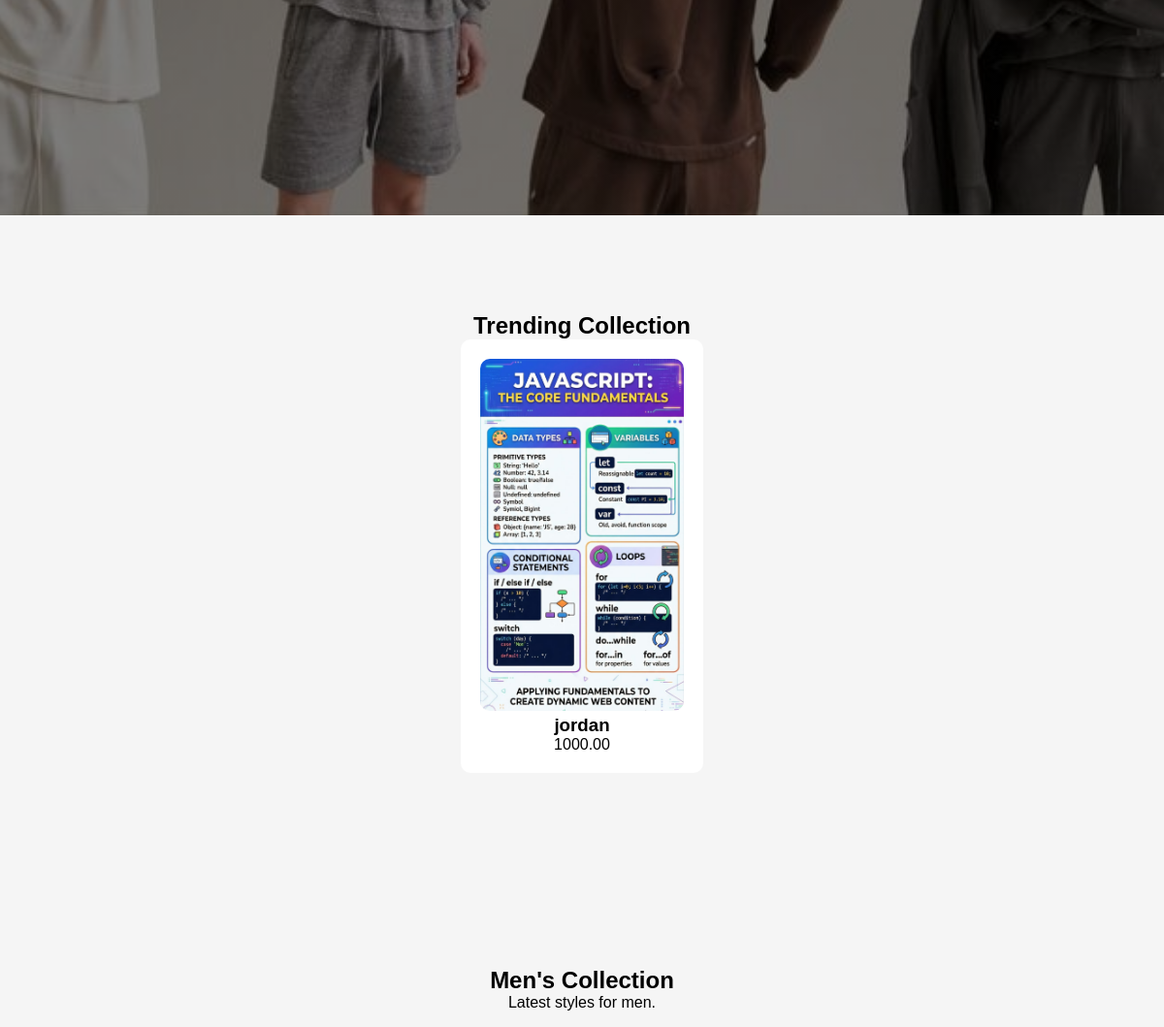
The app's page / (middle part), older data.
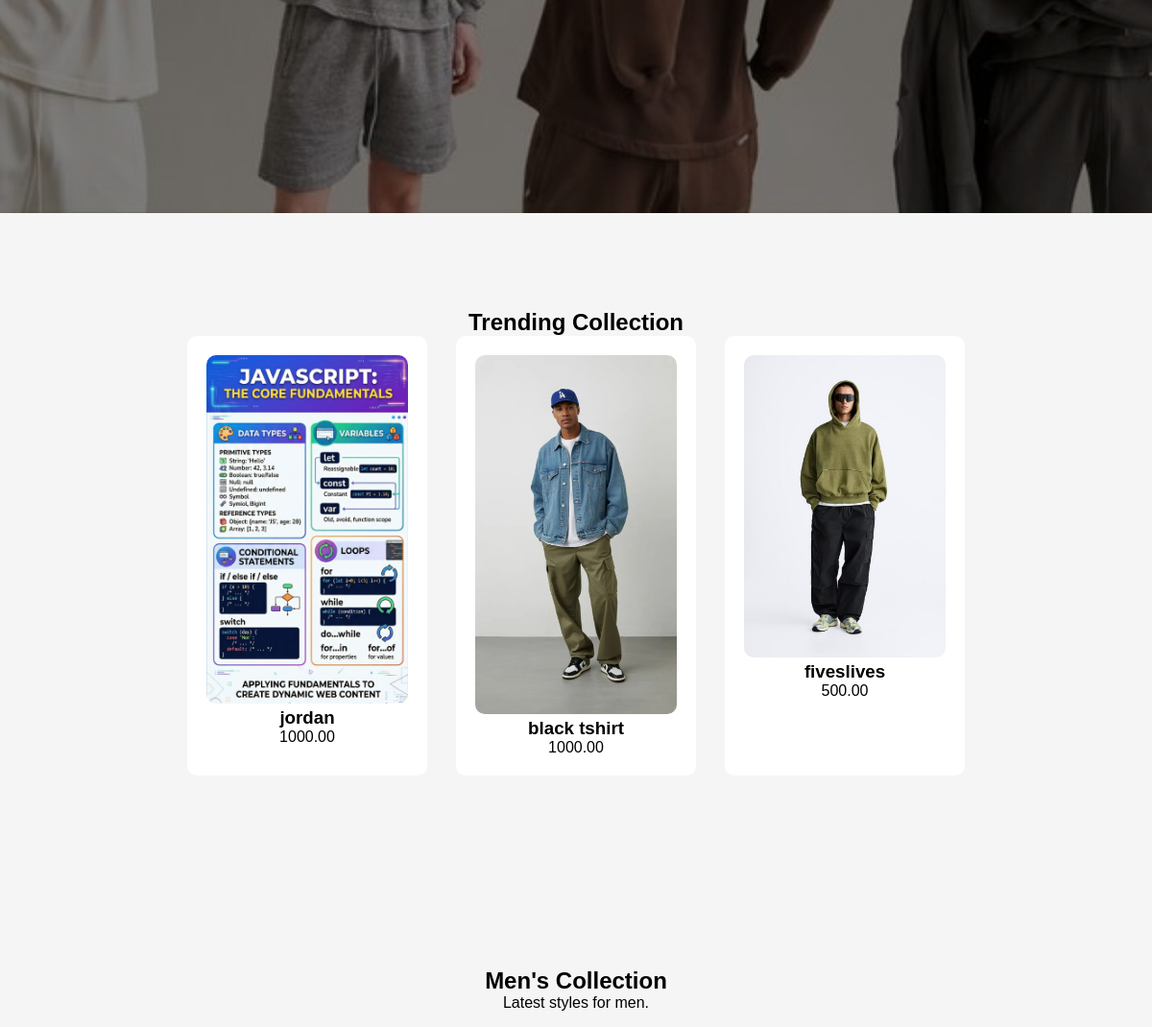
The same page, newer data.
### clothingbrand/models.py (models this page shows)
class Product(models.Model):
    name=models.CharField(max_length=100)
    description=models.TextField()
    price=models.DecimalField(max_digits=10,decimal_places=2)
    image=models.ImageField(upload_to='products/')

### clothingbrand/views.py (the view)
# urls.py: path('', views.home, name='home'),
def home(request):
    products = Product.objects.all()[:3]
    return render(request, 'home.html', {'products': products})

### templates/home.html (shortened to what this page needs)
{% load static %}
<!DOCTYPE html>
<html>
<head>
</head>
<body>
<section id="home" class="hero">
</section>
<section id="collection" class="products">
    <h2>Trending Collection</h2>
    <div class="product-container">
        {% for product in products %}
        <div class="card">
        {% if product.image %}
            <img src="{{ product.image.url }}" alt="{{ product.name }}">
        {% else %}
            <p>No image available</p>
        {% endif %}
            <h3>{{product.name}}</h3>
            <p>{{product.price}}</p>
        </div>
        {% endfor %}
    </div>
</section>
<section id="men" class="products">
    <h2>Men's Collection</h2>
    <p>Latest styles for men.</p>
</section>
</body>
</html>

Row changes from the older to the newer data that the page shows:
added Product: image (picture), name "black tshirt", price "1000.00"
added Product: image (picture), name "fiveslives", price "500.00"
